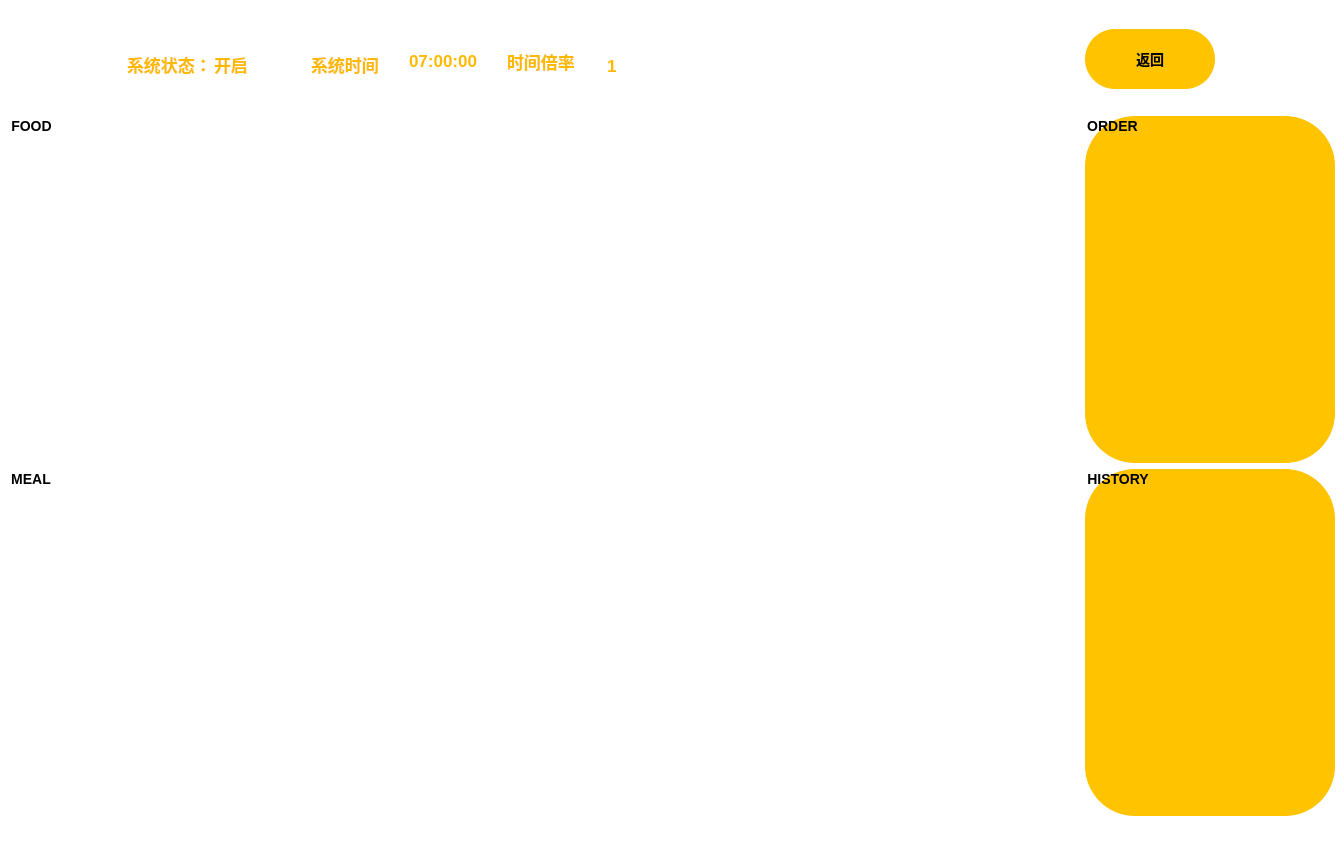
<?xml version="1.0" encoding="UTF-8"?>
<ui version="4.0">
 <class>orderWindow</class>
 <widget class="QMainWindow" name="orderWindow">
  <property name="geometry">
   <rect>
    <x>0</x>
    <y>0</y>
    <width>1344</width>
    <height>847</height>
   </rect>
  </property>
  <property name="minimumSize">
   <size>
    <width>0</width>
    <height>0</height>
   </size>
  </property>
  <property name="maximumSize">
   <size>
    <width>16777215</width>
    <height>16777215</height>
   </size>
  </property>
  <property name="windowTitle">
   <string>MainWindow</string>
  </property>
  <property name="styleSheet">
   <string notr="true">background-color: white;</string>
  </property>
  <widget class="QWidget" name="centralwidget">
   <layout class="QGridLayout" name="gridLayout">
    <item row="0" column="0">
     <widget class="QGroupBox" name="groupBox_5">
      <property name="minimumSize">
       <size>
        <width>700</width>
        <height>101</height>
       </size>
      </property>
      <property name="maximumSize">
       <size>
        <width>311</width>
        <height>101</height>
       </size>
      </property>
      <property name="styleSheet">
       <string notr="true">background:transparent;border:0px;</string>
      </property>
      <property name="title">
       <string/>
      </property>
      <layout class="QHBoxLayout" name="horizontalLayout_3">
       <item>
        <widget class="QPushButton" name="pushButton">
         <property name="minimumSize">
          <size>
           <width>100</width>
           <height>100</height>
          </size>
         </property>
         <property name="maximumSize">
          <size>
           <width>100</width>
           <height>100</height>
          </size>
         </property>
         <property name="styleSheet">
          <string notr="true">border-image: url(:/img/logo.png)</string>
         </property>
         <property name="text">
          <string/>
         </property>
        </widget>
       </item>
       <item>
        <widget class="QLabel" name="label_1">
         <property name="minimumSize">
          <size>
           <width>81</width>
           <height>81</height>
          </size>
         </property>
         <property name="maximumSize">
          <size>
           <width>81</width>
           <height>81</height>
          </size>
         </property>
         <property name="styleSheet">
          <string notr="true"> border-radius: 30px; font: bold 17px;color: rgb(255, 185, 0);</string>
         </property>
         <property name="text">
          <string>系统状态：</string>
         </property>
        </widget>
       </item>
       <item>
        <widget class="QLabel" name="sts_t">
         <property name="minimumSize">
          <size>
           <width>81</width>
           <height>81</height>
          </size>
         </property>
         <property name="maximumSize">
          <size>
           <width>91</width>
           <height>91</height>
          </size>
         </property>
         <property name="styleSheet">
          <string notr="true"> border-radius: 30px; font: bold 17px;color: rgb(255, 185, 0);</string>
         </property>
         <property name="text">
          <string>开启</string>
         </property>
        </widget>
       </item>
       <item>
        <widget class="QLabel" name="label">
         <property name="minimumSize">
          <size>
           <width>81</width>
           <height>81</height>
          </size>
         </property>
         <property name="styleSheet">
          <string notr="true"> border-radius: 30px; font: bold 17px;color: rgb(255, 185, 0);</string>
         </property>
         <property name="text">
          <string>系统时间</string>
         </property>
        </widget>
       </item>
       <item>
        <widget class="QLabel" name="time">
         <property name="styleSheet">
          <string notr="true"> border-radius: 30px; font: bold 17px;color: rgb(255, 185, 0);</string>
         </property>
         <property name="text">
          <string>07:00:00</string>
         </property>
        </widget>
       </item>
       <item>
        <widget class="QLabel" name="label_2">
         <property name="styleSheet">
          <string notr="true"> border-radius: 30px; font: bold 17px;color: rgb(255, 185, 0);</string>
         </property>
         <property name="text">
          <string>时间倍率</string>
         </property>
        </widget>
       </item>
       <item>
        <widget class="QSpinBox" name="speed">
         <property name="minimumSize">
          <size>
           <width>0</width>
           <height>83</height>
          </size>
         </property>
         <property name="styleSheet">
          <string notr="true"> border-radius: 30px; font: bold 17px;color: rgb(255, 185, 0);</string>
         </property>
         <property name="minimum">
          <number>1</number>
         </property>
         <property name="maximum">
          <number>1000</number>
         </property>
        </widget>
       </item>
      </layout>
     </widget>
    </item>
    <item row="0" column="1">
     <widget class="QPushButton" name="back">
      <property name="sizePolicy">
       <sizepolicy hsizetype="Minimum" vsizetype="Minimum">
        <horstretch>0</horstretch>
        <verstretch>0</verstretch>
       </sizepolicy>
      </property>
      <property name="minimumSize">
       <size>
        <width>130</width>
        <height>60</height>
       </size>
      </property>
      <property name="maximumSize">
       <size>
        <width>130</width>
        <height>60</height>
       </size>
      </property>
      <property name="styleSheet">
       <string notr="true">background-color: #FFC300; border-radius: 30px; font: bold 14px;</string>
      </property>
      <property name="text">
       <string>返回</string>
      </property>
     </widget>
    </item>
    <item row="1" column="0">
     <widget class="QGroupBox" name="groupBox">
      <property name="minimumSize">
       <size>
        <width>220</width>
        <height>323</height>
       </size>
      </property>
      <property name="autoFillBackground">
       <bool>false</bool>
      </property>
      <property name="styleSheet">
       <string notr="true">background:transparent;border:0px;font: bold 14px;</string>
      </property>
      <property name="title">
       <string>FOOD</string>
      </property>
      <layout class="QVBoxLayout" name="verticalLayout">
       <property name="spacing">
        <number>0</number>
       </property>
       <property name="leftMargin">
        <number>0</number>
       </property>
       <property name="topMargin">
        <number>0</number>
       </property>
       <property name="rightMargin">
        <number>0</number>
       </property>
       <property name="bottomMargin">
        <number>0</number>
       </property>
       <item>
        <widget class="QScrollArea" name="FOOD">
         <property name="styleSheet">
          <string notr="true">QScrollBar:vertical {
    border: none;
    background: lightgray;
    width: 10px;
    margin: 15px 0 15px 0;
    border-radius: 5px;
}

QScrollBar::handle:vertical {
    background: gray;
    min-height: 20px;
    border-radius: 5px;
}

QScrollBar::add-line:vertical {
    border: none;
    background: none;
}

QScrollBar::sub-line:vertical {
    border: none;
    background: none;
}

QScrollBar:horizontal {
    border: none;
    background: lightgray;
    height: 10px;
    margin: 0 15px 0 15px;
    border-radius: 5px;
}

QScrollBar::handle:horizontal {
    background: gray;
    min-width: 20px;
    border-radius: 5px;
}

QScrollBar::add-line:horizontal {
    border: none;
    background: none;
}

QScrollBar::sub-line:horizontal {
    border: none;
    background: none;
}</string>
         </property>
         <property name="widgetResizable">
          <bool>true</bool>
         </property>
         <widget class="QWidget" name="FOOD_1">
          <property name="geometry">
           <rect>
            <x>0</x>
            <y>0</y>
            <width>1070</width>
            <height>323</height>
           </rect>
          </property>
          <property name="styleSheet">
           <string notr="true">background:transparent;border:0px</string>
          </property>
          <layout class="QHBoxLayout" name="horizontalLayout">
           <property name="spacing">
            <number>0</number>
           </property>
           <property name="leftMargin">
            <number>0</number>
           </property>
           <property name="topMargin">
            <number>0</number>
           </property>
           <property name="rightMargin">
            <number>0</number>
           </property>
           <property name="bottomMargin">
            <number>0</number>
           </property>
          </layout>
         </widget>
        </widget>
       </item>
      </layout>
     </widget>
    </item>
    <item row="1" column="1">
     <widget class="QGroupBox" name="groupBox_3">
      <property name="minimumSize">
       <size>
        <width>250</width>
        <height>323</height>
       </size>
      </property>
      <property name="maximumSize">
       <size>
        <width>250</width>
        <height>16777215</height>
       </size>
      </property>
      <property name="styleSheet">
       <string notr="true">background-color: #FFC300;border:0px;font: bold 14px;border-radius: 50px</string>
      </property>
      <property name="title">
       <string>ORDER</string>
      </property>
      <layout class="QGridLayout" name="gridLayout_2">
       <item row="0" column="0">
        <widget class="QScrollArea" name="scrollArea">
         <property name="minimumSize">
          <size>
           <width>225</width>
           <height>290</height>
          </size>
         </property>
         <property name="maximumSize">
          <size>
           <width>220</width>
           <height>16777215</height>
          </size>
         </property>
         <property name="styleSheet">
          <string notr="true">background:transparent</string>
         </property>
         <property name="widgetResizable">
          <bool>true</bool>
         </property>
         <widget class="QWidget" name="input">
          <property name="geometry">
           <rect>
            <x>0</x>
            <y>0</y>
            <width>225</width>
            <height>305</height>
           </rect>
          </property>
          <property name="styleSheet">
           <string notr="true">background:transparent</string>
          </property>
          <layout class="QVBoxLayout" name="verticalLayout_3"/>
         </widget>
        </widget>
       </item>
      </layout>
     </widget>
    </item>
    <item row="2" column="0">
     <widget class="QGroupBox" name="groupBox_2">
      <property name="minimumSize">
       <size>
        <width>220</width>
        <height>340</height>
       </size>
      </property>
      <property name="styleSheet">
       <string notr="true">background:transparent;border:0px;font: bold 14px;</string>
      </property>
      <property name="title">
       <string>MEAL</string>
      </property>
      <layout class="QVBoxLayout" name="verticalLayout_2">
       <property name="spacing">
        <number>0</number>
       </property>
       <property name="leftMargin">
        <number>0</number>
       </property>
       <property name="topMargin">
        <number>0</number>
       </property>
       <property name="rightMargin">
        <number>0</number>
       </property>
       <property name="bottomMargin">
        <number>0</number>
       </property>
       <item>
        <widget class="QScrollArea" name="MEAL">
         <property name="sizePolicy">
          <sizepolicy hsizetype="Expanding" vsizetype="Expanding">
           <horstretch>0</horstretch>
           <verstretch>0</verstretch>
          </sizepolicy>
         </property>
         <property name="styleSheet">
          <string notr="true">QScrollBar:vertical {
    border: none;
    background: lightgray;
    width: 10px;
    margin: 15px 0 15px 0;
    border-radius: 5px;
}

QScrollBar::handle:vertical {
    background: gray;
    min-height: 20px;
    border-radius: 5px;
}

QScrollBar::add-line:vertical {
    border: none;
    background: none;
}

QScrollBar::sub-line:vertical {
    border: none;
    background: none;
}

QScrollBar:horizontal {
    border: none;
    background: lightgray;
    height: 10px;
    margin: 0 15px 0 15px;
    border-radius: 5px;
}

QScrollBar::handle:horizontal {
    background: gray;
    min-width: 20px;
    border-radius: 5px;
}

QScrollBar::add-line:horizontal {
    border: none;
    background: none;
}

QScrollBar::sub-line:horizontal {
    border: none;
    background: none;
}</string>
         </property>
         <property name="widgetResizable">
          <bool>true</bool>
         </property>
         <widget class="QWidget" name="MEAL_1">
          <property name="geometry">
           <rect>
            <x>0</x>
            <y>0</y>
            <width>1070</width>
            <height>340</height>
           </rect>
          </property>
          <property name="styleSheet">
           <string notr="true">background:transparent;border:0px</string>
          </property>
          <layout class="QHBoxLayout" name="horizontalLayout_2">
           <property name="spacing">
            <number>0</number>
           </property>
           <property name="leftMargin">
            <number>0</number>
           </property>
           <property name="topMargin">
            <number>0</number>
           </property>
           <property name="rightMargin">
            <number>0</number>
           </property>
           <property name="bottomMargin">
            <number>0</number>
           </property>
          </layout>
         </widget>
        </widget>
       </item>
      </layout>
     </widget>
    </item>
    <item row="2" column="1">
     <widget class="QGroupBox" name="groupBox_4">
      <property name="maximumSize">
       <size>
        <width>250</width>
        <height>16777215</height>
       </size>
      </property>
      <property name="styleSheet">
       <string notr="true">background-color: #FFC300;border:0px;font: bold 14px;border-radius: 50px</string>
      </property>
      <property name="title">
       <string>HISTORY</string>
      </property>
      <layout class="QGridLayout" name="gridLayout_3">
       <item row="0" column="0">
        <widget class="QScrollArea" name="scrollArea_2">
         <property name="minimumSize">
          <size>
           <width>225</width>
           <height>290</height>
          </size>
         </property>
         <property name="maximumSize">
          <size>
           <width>225</width>
           <height>16777215</height>
          </size>
         </property>
         <property name="styleSheet">
          <string notr="true">background:transparent</string>
         </property>
         <property name="widgetResizable">
          <bool>true</bool>
         </property>
         <widget class="QWidget" name="output">
          <property name="geometry">
           <rect>
            <x>0</x>
            <y>0</y>
            <width>225</width>
            <height>322</height>
           </rect>
          </property>
          <property name="styleSheet">
           <string notr="true">background:transparent</string>
          </property>
          <layout class="QVBoxLayout" name="verticalLayout_4"/>
         </widget>
        </widget>
       </item>
      </layout>
     </widget>
    </item>
   </layout>
  </widget>
  <widget class="QMenuBar" name="menubar">
   <property name="geometry">
    <rect>
     <x>0</x>
     <y>0</y>
     <width>1344</width>
     <height>33</height>
    </rect>
   </property>
  </widget>
  <widget class="QStatusBar" name="statusbar"/>
 </widget>
 <resources>
  <include location="../img.qrc"/>
 </resources>
 <connections/>
</ui>
